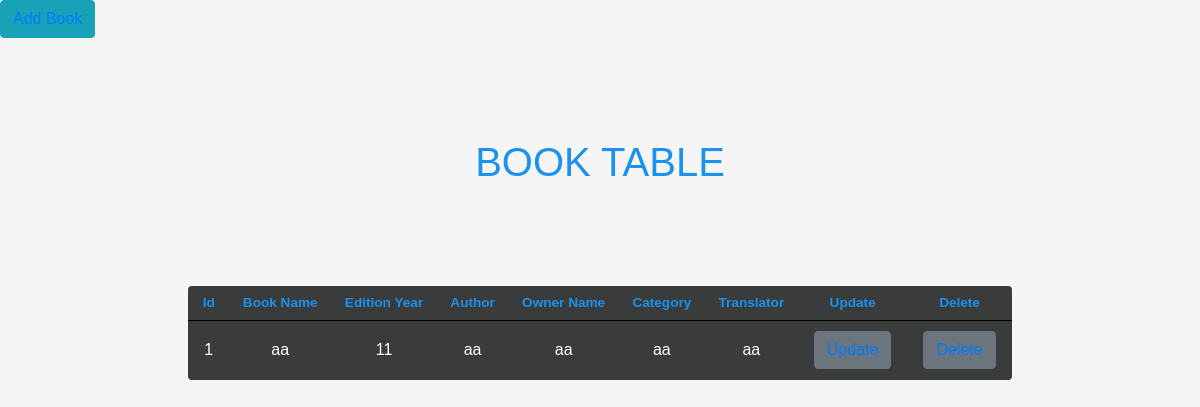
Before: /books with the older database file.
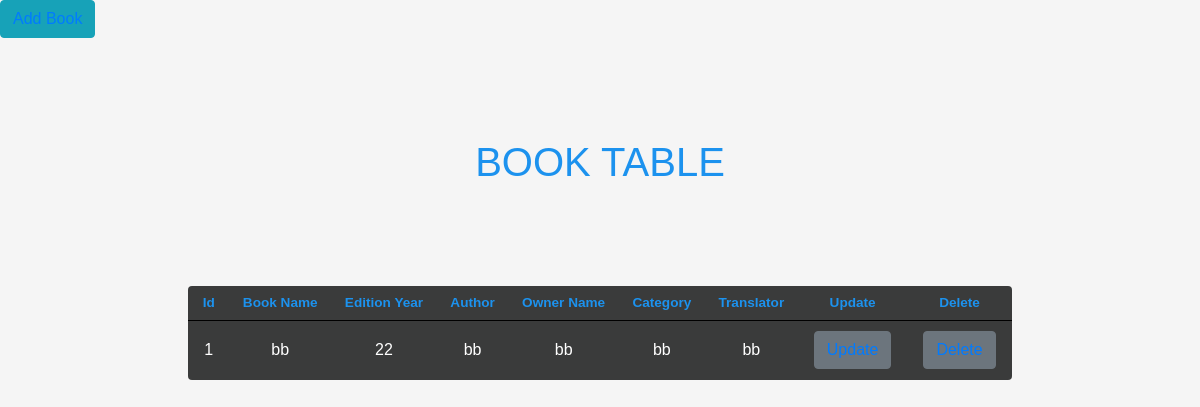
After: the same page with the newer database file.
### tables.py (models this page shows, shortened)
class LibraryTable(db.Model):
    __tablename__= "libraryTable"
    book_id      = db.Column(db.Integer, primary_key = True)
    book_name    = db.Column(db.String)
    edition_year = db.Column(db.String)
    author       = db.Column(db.String)
    owner_name   = db.Column(db.String)
    category     = db.Column(db.String)
    translator   = db.Column(db.String)
    date_time    = db.Column(db.String)
    log          = db.relationship('LoginfoTable', backref='library', lazy=True)

### app.py (the view)
@app.route("/books", methods=["GET","POST"])
def listofBooks():
    books = db.session.query(LibraryTable).all()
    return render_template("books.html", books=books)

### templates/books.html (shortened to what this page needs)
<!DOCTYPE html>
<html lang="en">
<head>
    <link rel="stylesheet" href="https://maxcdn.bootstrapcdn.com/bootstrap/4.0.0/css/bootstrap.min.css">
    <button type="button" class="btn btn-info"><a href="addBook">Add Book</a></button>
    <h1>BOOK TABLE</h1>
</head>
<body>
    <table>
        <thead>
          <tr>
            <th>Id</th>
            <th>Book Name</th>
            <th>Edition Year</th>
            <th>Author</th>
            <th>Owner Name</th>
            <th>Category</th>
            <th>Translator</th>
            <th>Update</th>
            <th>Delete</th>
        </thead>
        <tbody>
          {% for book in books %}
          <tr>
            <td>{{ book.book_id }}</td>
            <td>{{ book.book_name }}</td>
            <td>{{ book.edition_year }}</td>
            <td>{{ book.author }}</td>
            <td>{{ book.owner_name }}</td>
            <td>{{ book.category }}</td>
            <td>{{ book.translator }}</td>
            <td><button class="btn btn-secondary"><a href="updatebook/{{book.book_id}}">Update</a></button></td>
            <td><button class="btn btn-secondary"><a href="books/{{ book.book_id }}">Delete</a></button></td>
          </tr>
          {% endfor %}
        </tbody>
      </table>
</body>
</html>

### templates/books.html (style rules this page uses)
*, *:before, *:after { margin: 0; padding: 0; box-sizing: border-box; }
body { background: whitesmoke; font-family: 'Cambria', sans-serif; }
h1 { color: #1c92ee; margin:100px; text-align: center; }
table { background: #3a3b3b; border-radius: 0.25em; border-collapse: collapse; margin: 100px auto; }
th { border-bottom: 1px solid #000000; color: #1c92ee; font-size: 0.85em; font-weight: 600; padding: 0.5em 1em; text-align: center; }
td { color: #fff; font-weight: 400; padding: 0.65em 1em; text-align:center; }
tbody tr { transition:0.25s ease; }

Changed rows visible on the page:
changed LibraryTable id 1: book_name "aa" → "bb"; edition_year "11" → "22"; author "aa" → "bb"; owner_name "aa" → "bb"; category "aa" → "bb"; translator "aa" → "bb"
